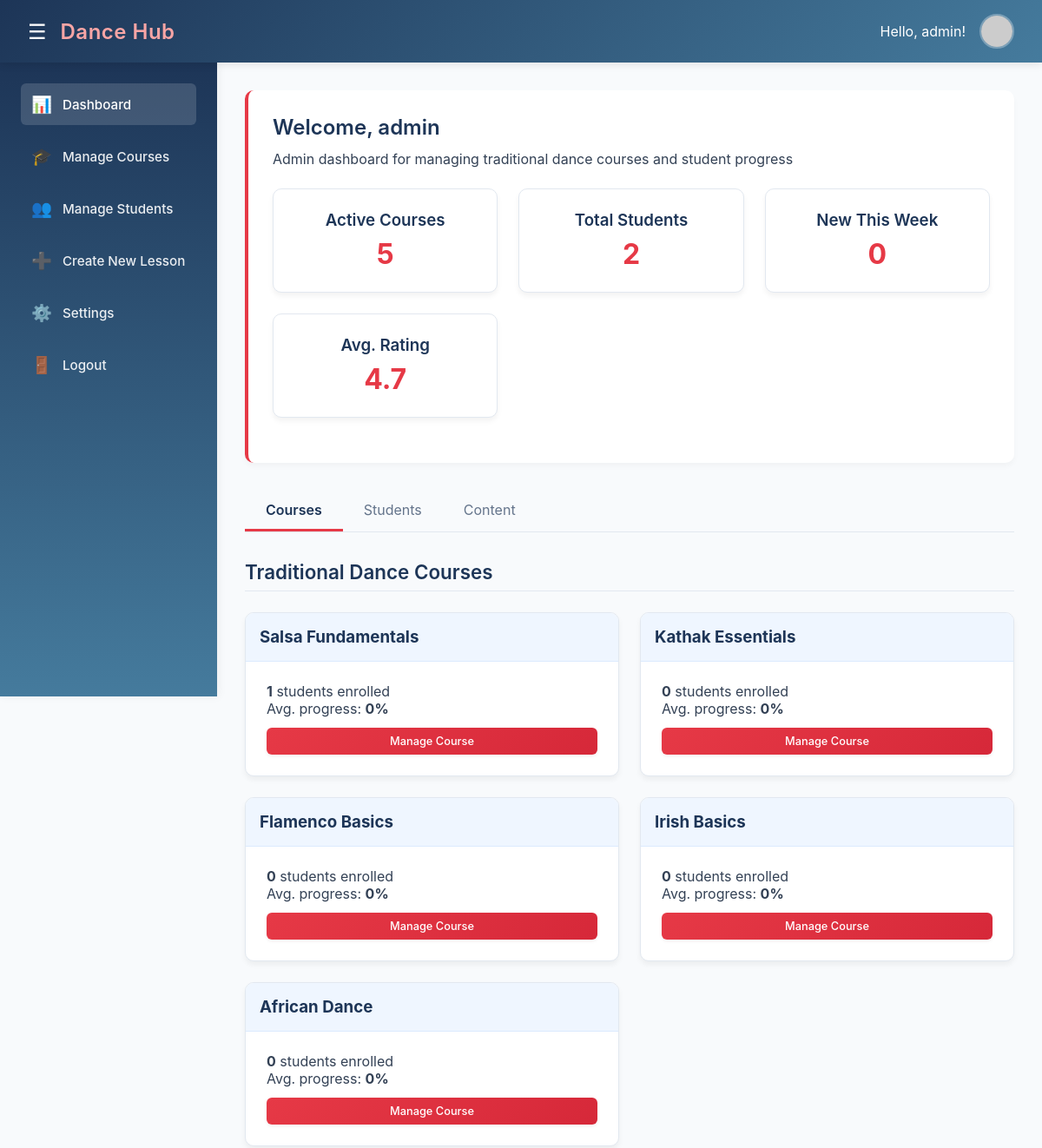
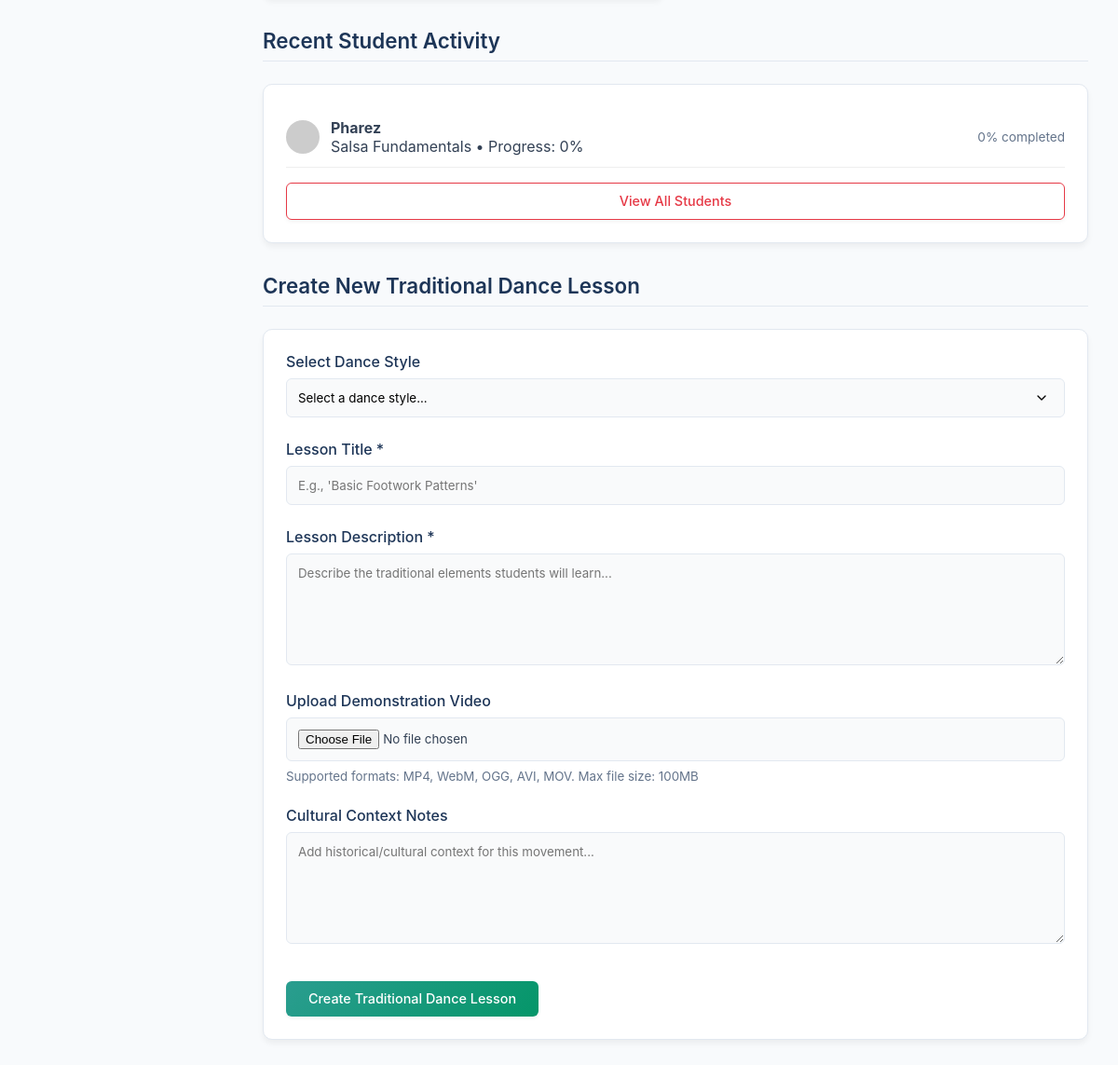
The page /admin_page.php (signed in) on the database its author committed (2 pictures, top to bottom).
### tables this page shows
CREATE TABLE `users` (
  `id` int(10) UNSIGNED NOT NULL,
  `name` varchar(255) NOT NULL,
  `email` varchar(255) NOT NULL,
  `password` varchar(255) NOT NULL,
  `role` enum('user','admin') NOT NULL,
  `is_admin` tinyint(1) NOT NULL DEFAULT 0,
  `created_at` timestamp NOT NULL DEFAULT current_timestamp(),
  `last_login` timestamp NULL DEFAULT NULL,
  `avatar_id` int(11) DEFAULT 1
);

CREATE TABLE `user_courses` (
  `id` int(11) NOT NULL,
  `user_email` varchar(255) NOT NULL,
  `user_id` int(11) NOT NULL,
  `course_id` varchar(50) NOT NULL,
  `progress` int(11) DEFAULT 0,
  `enrolled_at` timestamp NOT NULL DEFAULT current_timestamp()
);

### admin_page.php (the view, shortened to what this page needs)
<?php
$host = 'localhost';
$dbname = 'dance_hub';
$username = 'root';
$password = '';
try {
    $pdo = new PDO("mysql:host=$host;dbname=$dbname;charset=utf8", $username, $password);
    $pdo->setAttribute(PDO::ATTR_ERRMODE, PDO::ERRMODE_EXCEPTION);
} catch(PDOException $e) {
    die("Connection failed: " . $e->getMessage());
}
$stmt = $pdo->prepare("SELECT * FROM users WHERE email = ?");
$stmt->execute([$_SESSION['email']]);
$user = $stmt->fetch();
function getDashboardData($pdo) {
    $data = [];
    try {
        $courses = [
            'salsa' => ['title' => 'Salsa Fundamentals'],
            'kathak' => ['title' => 'Kathak Essentials'],
            'flamenco' => ['title' => 'Flamenco Basics'],
            'irish' => ['title' => 'Irish Basics'],
            'african' => ['title' => 'African Dance']
        ];
        $courseStats = [];
        foreach ($courses as $courseId => $courseInfo) {
            $stmt = $pdo->prepare("SELECT COUNT(*) as student_count FROM user_courses WHERE course_id = ?");
            $stmt->execute([$courseId]);
            $studentCount = $stmt->fetchColumn();
            $stmt = $pdo->prepare("SELECT AVG(progress) as avg_progress FROM user_courses WHERE course_id = ?");
            $stmt->execute([$courseId]);
            $avgProgress = $stmt->fetchColumn();
            $courseStats[] = [
                'id' => $courseId,
                'title' => $courseInfo['title'],
                'student_count' => $studentCount,
                'avg_progress' => $avgProgress ?: 0
            ];
        }
        $data['courseStats'] = $courseStats;
        $stmt = $pdo->query("
            SELECT u.id, u.name, u.email, uc.course_id, uc.progress
            FROM user_courses uc
            JOIN users u ON uc.user_email = u.email
            ORDER BY uc.enrolled_at DESC
            LIMIT 3
        ");
        $recentActivity = $stmt->fetchAll(PDO::FETCH_ASSOC);
        $data['studentProgress'] = $recentActivity;
        $data['totalCourses'] = count($courses);
        $stmt = $pdo->query("SELECT COUNT(*) as total_students FROM users WHERE is_admin = 0");
        $data['totalStudents'] = $stmt->fetchColumn();
        $stmt = $pdo->query("
            SELECT COUNT(*) as new_students
            FROM users
            WHERE is_admin = 0
            AND created_at >= DATE_SUB(NOW(), INTERVAL 7 DAY)
        ");
        $data['newThisWeek'] = $stmt->fetchColumn();
        $data['avgRating'] = 4.7;
    } catch(PDOException $e) {
        error_log("Error fetching dashboard data: " . $e->getMessage());
    }
    return $data;
}
$dashboardData = getDashboardData($pdo);
?>
<!DOCTYPE html>
<html lang="en">
<head>
    <link rel="stylesheet" href="https://cdnjs.cloudflare.com/ajax/libs/font-awesome/6.4.0/css/all.min.css">
</head>
<body>
    <header>
        <div class="logo">
            <button class="menu-toggle" id="menuToggle">☰</button>
            <span>Dance <span>Hub</span></span>
        </div>
        <div class="user-menu">
            <span>Hello, <?= htmlspecialchars($user['name'] ?? 'Admin'); ?>!</span>
            <img src="https://via.placeholder.com/40/1e40af/ffffff?text=<?= strtoupper(substr($user['name'] ?? 'A', 0, 1)); ?>" alt="Admin profile">
        </div>
    </header>
    <div class="container">
        <aside class="sidebar" id="sidebar">
            <nav class="sidebar-nav">
                <ul>
                    <li><a href="#" class="active" data-icon="📊">Dashboard</a></li>
                    <li><a href="manage_courses.php" data-icon="🎓">Manage Courses</a></li>
                    <li><a href="manage_students.php" data-icon="👥">Manage Students</a></li>
                    <li><a href="create_new_lesson.php" data-icon="➕">Create New Lesson</a></li>
                    <li><a href="admin_settings.php" data-icon="⚙️">Settings</a></li>
                    <li><a href="logout.php" data-icon="🚪">Logout</a></li>
                </ul>
            </nav>
        </aside>
        <main class="main-content" id="mainContent">
            <section class="dashboard-section">
                <h1>Welcome, <span><?= htmlspecialchars($user['name']); ?></span></h1>
                <p>Admin dashboard for managing traditional dance courses and student progress</p>
                <div class="stats-container">
                    <div class="stat-card">
                        <h3>Active Courses</h3>
                        <p><?= $dashboardData['totalCourses'] ?? 0 ?></p>
                    </div>
                    <div class="stat-card">
                        <h3>Total Students</h3>
                        <p><?= $dashboardData['totalStudents'] ?? 0 ?></p>
                    </div>
                    <div class="stat-card">
                        <h3>New This Week</h3>
                        <p><?= $dashboardData['newThisWeek'] ?? 0 ?></p>
                    </div>
                    <div class="stat-card">
                        <h3>Avg. Rating</h3>
                        <p><?= $dashboardData['avgRating'] ?? '4.7' ?></p>
                    </div>
                </div>
            </section>
            <div class="tabs">
                <div class="tab active">Courses</div>
                <div class="tab">Students</div>
                <div class="tab">Content</div>
            </div>
            <section class="content-section">
                <h2>Traditional Dance Courses</h2>
                <div class="content-grid">
                    <?php foreach ($dashboardData['courseStats'] ?? [] as $course): ?>
                    <div class="content-card">
                        <div class="card-header">
                            <h3><?= htmlspecialchars($course['title']) ?></h3>
                        </div>
                        <div class="card-body">
                            <p><strong><?= $course['student_count'] ?></strong> students enrolled</p>
                            <p>Avg. progress: <strong><?= round($course['avg_progress'] ?? 0) ?>%</strong></p>
                            <a href="manage_course.php?id=<?= $course['id'] ?>" class="btn btn-block btn-sm">Manage Course</a>
                        </div>
                    </div>
                    <?php endforeach; ?>
                </div>
            </section>
            <section class="content-section">
                <h2>Recent Student Activity</h2>
                <div class="content-card">
                    <div class="card-body">
                        <?php foreach ($dashboardData['studentProgress'] ?? [] as $progress): ?>
                        <div class="student-item">
                            <div class="student-info">
                                <img src="https://via.placeholder.com/36/1e40af/ffffff?text=<?= strtoupper(substr($progress['name'], 0, 1)) ?>" alt="Student">
                                <div>
                                    <h4><?= htmlspecialchars($progress['name']) ?></h4>
                                    <p><?= htmlspecialchars($progress['title']) ?> • Progress: <?= $progress['progress'] ?>%</p>
                                </div>
                            </div>
                            <div class="progress-indicator">
                                <?= $progress['progress'] ?>% completed
                            </div>
                        </div>
                        <?php endforeach; ?>
                        <a href="manage_students.php" class="btn btn-outline btn-block" style="margin-top: 1rem;">View All Students</a>
                    </div>
                </div>
            </section>
            <section class="content-section">
                <h2>Create New Traditional Dance Lesson</h2>
                <div class="content-card">
                    <div class="card-body">
                        <form id="lessonForm" method="post" enctype="multipart/form-data">
                            <div class="form-group">
                                <label for="course-select">Select Dance Style</label>
                                <select id="course-select" name="course_id" class="form-control" required>
                                    <option value="">Select a dance style...</option>
                                </select>
                            </div>
                            <div class="form-group">
                                <label for="lesson-title">Lesson Title *</label>
                                <input type="text" id="lesson-title" name="lesson_title" class="form-control" placeholder="E.g., 'Basic Footwork Patterns'" required>
                            </div>
                            <div class="form-group">
                                <label for="lesson-desc">Lesson Description *</label>
                                <textarea id="lesson-desc" name="lesson_desc" class="form-control" placeholder="Describe the traditional elements students will learn..." required></textarea>
                            </div>
                            <div class="form-group">
                                <label for="video-upload">Upload Demonstration Video</label>
                                <input type="file" id="video-upload" name="video" class="form-control" accept="video/*">
                                <small style="color: #64748b; display: block; margin-top: 0.5rem;">Supported formats: MP4, WebM, OGG, AVI, MOV. Max file size: 100MB</small>
                            </div>
                            <div class="form-group">
                                <label for="cultural-notes">Cultural Context Notes</label>
                                <textarea id="cultural-notes" name="cultural_notes" class="form-control" placeholder="Add historical/cultural context for this movement..."></textarea>
                            </div>
                            <button type="submit" name="create_lesson" class="btn btn-success" id="submitBtn">Create Traditional Dance Lesson</button>
                        </form>
                    </div>
                </div>
            </section>
        </main>
    </div>
</body>
</html>

### rows shown on the page
users: name "admin"
user_courses: users.name "Pharez", title "Salsa Fundamentals", progress "0"

### other values the page prints
$dashboardData['totalCourses'] "5"
$dashboardData['totalStudents'] "2"
$dashboardData['newThisWeek'] "0"
$dashboardData['avgRating'] "4.7"
$course['title'] "Salsa Fundamentals"
$course['student_count'] "1"
$course['avg_progress'] "0"
$course['title'] "Kathak Essentials"
$course['student_count'] "0"
$course['title'] "Flamenco Basics"
$course['title'] "Irish Basics"
$course['title'] "African Dance"
